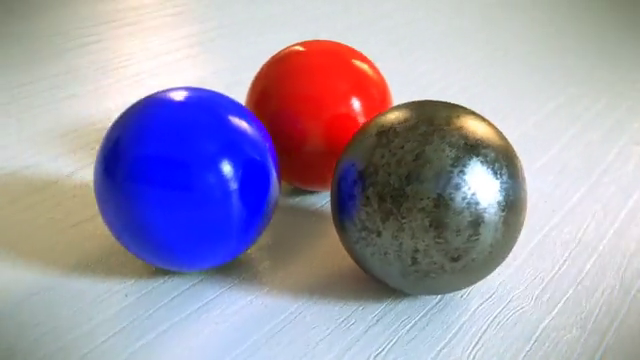
#> input picture CV_Builder_Series/ball.png, 640 x 360 px
$ python task6_2.py
#> lines starting #> are read from the running program, lines starting #| are printed output that depends on the picture
import cv2

path = "../ball.png"

img = cv2.imread(path)
#> img is the input picture: shape (360, 640, 3); mean B, G, R 175.4, 155.8, 161.7


img_rotate = cv2.rotate(img, cv2.ROTATE_180)
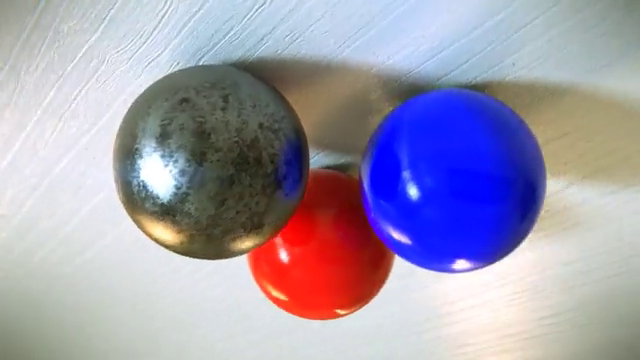
#> img_rotate: shape (360, 640, 3); mean B, G, R 175.4, 155.8, 161.7

cv2.imshow("Actual", img)
cv2.imshow("Rotated", img_rotate)

cv2.waitKey()
cv2.destroyAllWindows()

$ run again, with CV_Builder_Series/mrBean.png copied over CV_Builder_Series/ball.png
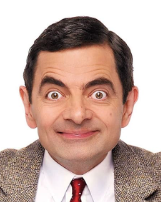
#> input picture CV_Builder_Series/mrBean.png, 161 x 202 px
#> img is the input picture: shape (202, 161, 3); mean B, G, R 163.6, 172.3, 197.7
#> `img_rotate = cv2.rotate(img, cv2.ROTATE_180)`:
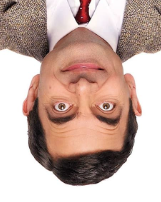
#> img_rotate: shape (202, 161, 3); mean B, G, R 163.6, 172.3, 197.7

$ run again, with CV_Builder_Series/robert.jpeg saved as CV_Builder_Series/ball.png
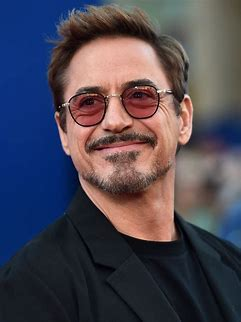
#> input picture CV_Builder_Series/robert.jpeg, 241 x 322 px
#> img is the input picture: shape (322, 241, 3); mean B, G, R 83.4, 71.4, 76
#> `img_rotate = cv2.rotate(img, cv2.ROTATE_180)`:
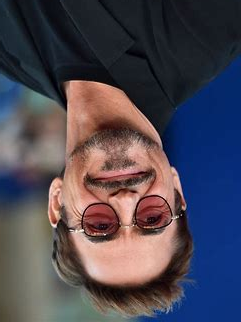
#> img_rotate: shape (322, 241, 3); mean B, G, R 83.4, 71.4, 76
